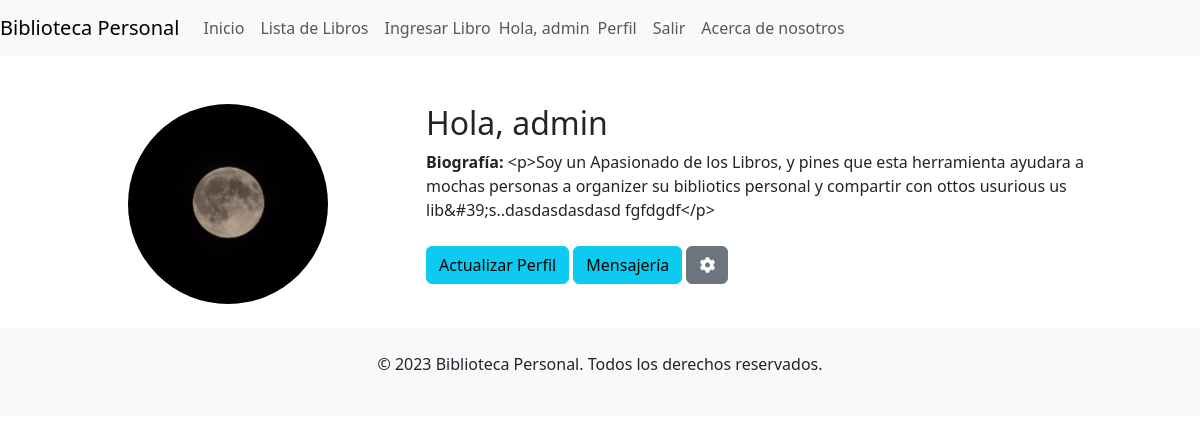
The page /usuarios/registro/perfil/ (signed in) on the database its author committed.
### usuarios/models.py (models this page shows)
class UserProfile(models.Model):
    user = models.OneToOneField(User, on_delete=models.CASCADE)
    profile_image = models.ImageField(upload_to='profile_images/', null=True, blank=True)
    bio = RichTextField(blank=True, null=True)

### usuarios/views.py (the view)
# urls.py: path('perfil/', views.perfil, name='perfil'),
@login_required
def perfil(request):
    profile, created = UserProfile.objects.get_or_create(user=request.user)
    if request.method == "POST":
        form = UserProfileForm(request.POST, request.FILES, instance=profile)
        if form.is_valid():
            form.save()
            messages.success(request, "Perfil actualizado con éxito.")
        else:
            messages.error(request, "Hubo un error al actualizar el perfil.")
    else:
        form = UserProfileForm(instance=profile)
    return render(request, 'usuarios/perfil.html', {'profile': profile, 'form': form})

### usuarios/templates/usuarios/perfil.html (shortened to what this page needs)
{% extends "inicio/homepage.html" %}
{% load static %}
{% block content %}
<div class="container mt-5">
  <div class="row">
    <div class="col-md-4">
      <div class="text-center">
        {% if profile.profile_image %}
        <img src="{{ profile.profile_image.url }}" class="rounded-circle" width="200" height="200" />
        {% else %}
        <img src="{% static 'img/default_profile.jpg' %}" class="rounded-circle" width="200" height="200" />
        {% endif %}
      </div>
    </div>
    <div class="col-md-8">
      <h2>Hola, {{ user.username }}</h2>
      <p><strong>Biografía:</strong> {{ profile.bio }}</p>
      <button type="button" class="btn btn-info mt-2" data-bs-toggle="modal" data-bs-target="#editProfileModal">
        Actualizar Perfil
      </button>
      <button type="button" class="btn btn-info mt-2" onclick="location.href='{% url 'bandeja_entrada' %}'">
        Mensajería
    </button>
      <button type="button" class="btn btn-secondary mt-2" data-bs-toggle="modal" data-bs-target="#configuracionModal">
        <i class="fas fa-cog"></i>
      </button>
    </div>
  </div>
</div>
{% endblock %}

### inicio/templates/inicio/homepage.html (shortened to what this page needs)
{% load static %}
<!DOCTYPE html>
<html lang="en">
  <head>
    <link rel="stylesheet" href="{% static 'css/bootstrap.min.css' %}" />
    <link
      rel="stylesheet"
      href="https://cdnjs.cloudflare.com/ajax/libs/font-awesome/5.15.3/css/all.min.css"
    />
    <link
      rel="stylesheet"
      type="text/css"
      href="{% static 'css/custom.css' %}"
    />
  </head>
  <body>
    <nav class="navbar navbar-expand-lg navbar-light bg-light">
      <a class="navbar-brand" href="#">Biblioteca Personal</a>
      <div class="collapse navbar-collapse" id="navbarNav">
        <ul class="navbar-nav">
          <li class="nav-item active">
            <a
              class="nav-link btn btn-outline-primary"
              href="{% url 'homepage' %}"
              >Inicio</a
            >
          </li>
          {% if user.is_authenticated %}
          <li class="nav-item">
            <a class="nav-link" href="{% url 'lista_libros' %}"
              >Lista de Libros</a
            >
          </li>
          <li class="nav-item">
            <a class="nav-link" href="{% url 'ingresar_libro' %}"
              >Ingresar Libro</a
            >
          </li>
          {% endif %}
        </ul>
        <ul class="navbar-nav ml-auto">
          {% if user.is_authenticated %}
          <span class="navbar-text greeting-text"
            >Hola, {{ user.username }}</span
          >
          <li class="nav-item">
            <a class="nav-link" href="{% url 'perfil' %}">Perfil</a>
          </li>
          <li class="nav-item">
            <a class="nav-link greeting-link" href="{% url 'logout' %}"
              >Salir</a
            >
          </li>
          {% endif %}
          <li class="nav-item">
            <a class="nav-link" href="{% url 'about' %}">Acerca de nosotros</a>
          </li>
        </ul>
      </div>
    </nav>
    <div class="container mt-4">
       {% block content %} {% endblock %}
    </div>
    <footer class="bg-light py-4 mt-4">
      <div class="container text-center">
        <p>&copy; 2023 Biblioteca Personal. Todos los derechos reservados.</p>
      </div>
    </footer>
  </body>
</html>

### static/css/custom.css (style rules this page uses)
.navbar-nav.ml-auto { display: flex; align-items: center; }
.navbar { display: flex; justify-content: space-between; }
.navbar-nav { display: flex; align-items: center; }

### rows shown on the page
UserProfile: profile_image (picture), bio "<p>Soy un Apasionado de los Libros, y pines que esta herramienta ayudara a mochas personas a organizer su bibliotics personal y compartir con ottos usurious us lib&#39;s..dasdasdasdasd fgfdgdf</p>"

### other values the page prints
{{ user.username }} "admin"
